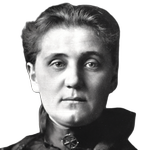
#> input picture teaching/Society500/author_photos/addams.png, 150 x 150 px
$ python -i cut_portraits.py   (imports and definitions only)
#> lines starting #> are read from the running program, lines starting #| are printed output that depends on the picture
"""Cut the background out of the square portraits, leaving the sitter on transparency.

The portraits that were edited by hand already have a transparent background and are left
alone: a file counts as cut when more than a fifth of its pixels are transparent. Every other
`author_photos/<id>.png` is copied once to `author_photos/uncut/<id>.png`, segmented with
rembg, and written back in place; the circular crop of the same id is deleted so that the
next build of Society500.R draws it again from the cut square.

Usage: python tools/cut_portraits.py [--model NAME] [--redo] [ID ...]
       python tools/cut_portraits.py --tighten ID [ID ...]
  --redo     cut again from the copy in uncut/ (for trying another model on a poor result)
  --tighten  no cutting: re-frame an already cut portrait whose sitter is small in the square, on
             a square a little wider than the sitter and aligned with the top of the head

The rembg models are downloaded on first use into the folder named by U2NET_HOME, which this
script points at D:\\AppData\\Local\\u2net unless the variable is already set.
"""
import os
import shutil
import sys
from pathlib import Path

# [1 line not run here, left out]

from PIL import Image  # noqa: E402
from rembg import new_session, remove  # noqa: E402

ROOT = Path(__file__).resolve().parent.parent
PHOTOS = ROOT / "author_photos"
UNCUT = PHOTOS / "uncut"
CIRCLES = PHOTOS / "circles"


def transparent_share(im):
    alpha = im.convert("RGBA").getchannel("A")
    hist = alpha.histogram()
    return sum(hist[:10]) / (im.width * im.height)


def tighten(square):
#> called with square = '../author_photos/addams.png'
    im = Image.open(square).convert("RGBA")
#> im is the input picture: PIL image 150x150 RGBA; mean R, G, B, A 63.2, 62.8, 62.6, 146.3
    box = im.getchannel("A").point(lambda a: 255 if a > 40 else 0).getbbox()
#> box = (0, 2, 138, 150)
    if box is None:
        return
    x0, y0, x1, _ = box
#> x0 = 0; y0 = 2; x1 = 138
    side = int((x1 - x0) * 1.15)
#> side = 158
    left, top = (x0 + x1) // 2 - side // 2, y0 - int(side * 0.06)
#> left = -10; top = -7
    canvas = Image.new("RGBA", (side, side), (0, 0, 0, 0))
#> canvas: PIL image 158x158 RGBA; every value is 0
    canvas.paste(im.crop((left, top, left + side, top + side)), (0, 0))
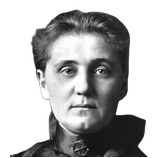
#> canvas: PIL image 158x158 RGBA; mean R, G, B, A 57, 56.6, 56.4, 131.9; transparent parts drawn white
    canvas.resize(im.size).save(square, optimize=True, icc_profile=None)
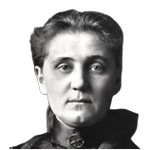
#> saved as addams.png: PIL image 150x150 RGBA; mean R, G, B, A 57.3, 56.9, 56.8, 131.9; transparent parts drawn white


def main(argv):
    model, redo, ids = "birefnet-portrait", False, []
    args = iter(argv)
    for a in args:
        if a == "--model":
            model = next(args)
        elif a == "--redo":
            redo = True
        else:
            ids.append(a)
    if "--tighten" in ids:
        for i in (i for i in ids if i != "--tighten"):
            tighten(PHOTOS / f"{i}.png")
            (CIRCLES / f"{i}.png").unlink(missing_ok=True)
            print(f"{i}: re-framed on the sitter")
        return
    UNCUT.mkdir(exist_ok=True)
    targets = [PHOTOS / f"{i}.png" for i in ids] if ids else sorted(PHOTOS.glob("*.png"))
    session = new_session(model)
    for square in targets:
        kept = UNCUT / square.name
        if redo and kept.exists():
            source = Image.open(kept)
        else:
            source = Image.open(square)
            if transparent_share(source) > 0.2:
                continue
            if not kept.exists():
                shutil.copy2(square, kept)
        cut = remove(source.convert("RGBA"), session=session, post_process_mask=True)
        cut.save(square, optimize=True, icc_profile=None)
        circle = CIRCLES / square.name
        if circle.exists():
            circle.unlink()
        print(f"{square.stem}: {transparent_share(cut):.2f} transparent")


# [2 lines not run here, left out]

>>> result = tighten('../author_photos/addams.png')

$ run again, on teaching/Society500/author_photos/beck.png
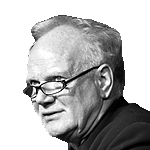
#> input picture teaching/Society500/author_photos/beck.png, 150 x 150 px
#> in tighten, im is the input picture: PIL image 150x150 RGBA; mean R, G, B, A 68.5, 68.5, 68.5, 141.6
#> box = (23, 15, 150, 150)
#> x0 = 23; y0 = 15; x1 = 150
#> side = 146
#> left = 13; top = 7
#> in tighten, `canvas.paste(im.crop((left, top, left + side, top + side)), (0, 0))`:
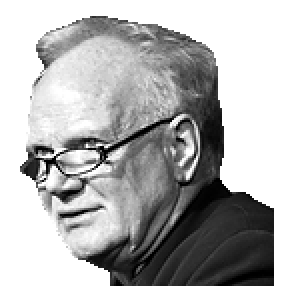
#> canvas: PIL image 146x146 RGBA (shown 2 times larger); mean R, G, B, A 72.3, 72.3, 72.3, 149.5; transparent parts drawn white
#> in tighten, `canvas.resize(im.size).save(square, optimize=True, icc_profile=None)`:
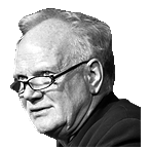
#> saved as beck.png: PIL image 150x150 RGBA; mean R, G, B, A 73.3, 73.3, 73.3, 149.5; transparent parts drawn white

$ run again, on teaching/Society500/author_photos/benedict.png
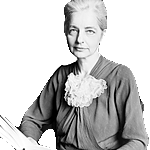
#> input picture teaching/Society500/author_photos/benedict.png, 150 x 150 px
#> in tighten, im is the input picture: PIL image 150x150 RGBA; mean R, G, B, A 75.9, 75.9, 75.9, 134.4
#> box = (0, 0, 149, 150)
#> x0 = 0; x1 = 149
#> side = 171
#> left = -11; top = -10
#> in tighten, `canvas.paste(im.crop((left, top, left + side, top + side)), (0, 0))`:
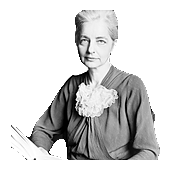
#> canvas: PIL image 171x171 RGBA; mean R, G, B, A 58.4, 58.4, 58.4, 103.4; transparent parts drawn white
#> in tighten, `canvas.resize(im.size).save(square, optimize=True, icc_profile=None)`:
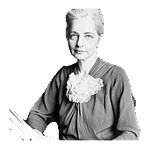
#> saved as benedict.png: PIL image 150x150 RGBA; mean R, G, B, A 60.6, 60.6, 60.6, 103.3; transparent parts drawn white
